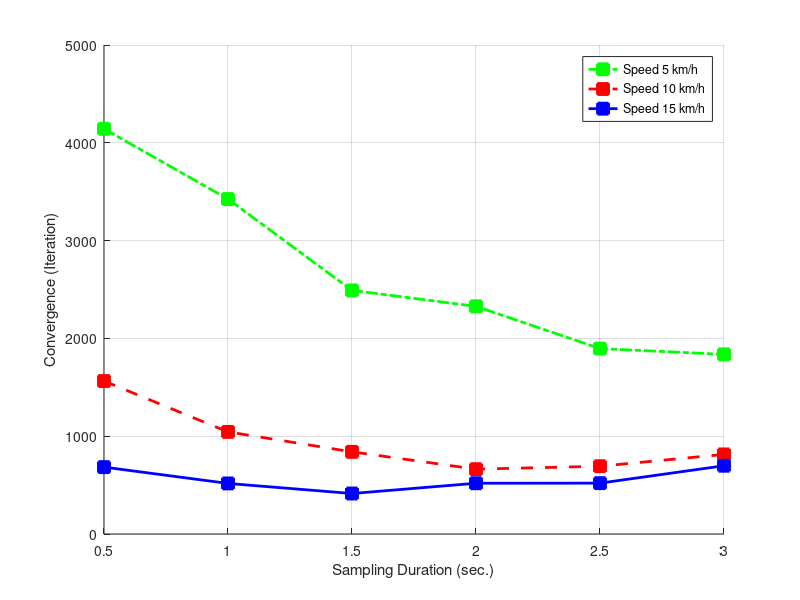

This figure's MATLAB source:
clear all;clc;

hiz_5 = [4143 3425 2491 2328 1896 1837];
hiz_10 = [1564 1044 840 663 693 814];
hiz_15 = [684 517 414 519 520 698];

timing = [0.5 1 1.5 2 2.5 3];

hold on;
grid on;
figure(1)
% plot(timing,hiz_2,'-bs','LineWidth',2,'MarkerSize',3,'MarkerEdgeColor','b','MarkerFaceColor','b')
plot(timing,hiz_5,'-.gs','LineWidth',2,'MarkerSize',8,'MarkerEdgeColor','g','MarkerFaceColor','g')
plot(timing,hiz_10,'--rs','LineWidth',2,'MarkerSize',8,'MarkerEdgeColor','r','MarkerFaceColor','r')
plot(timing,hiz_15,'-bs','LineWidth',2,'MarkerSize',8,'MarkerEdgeColor','b','MarkerFaceColor','b')

set(gca, 'XTick', timing);
xlabel('Sampling Duration (sec.)');
ylabel('Convergence (Iteration)');
legend('Speed 5 km/h', 'Speed 10 km/h', 'Speed 15 km/h');
    

    